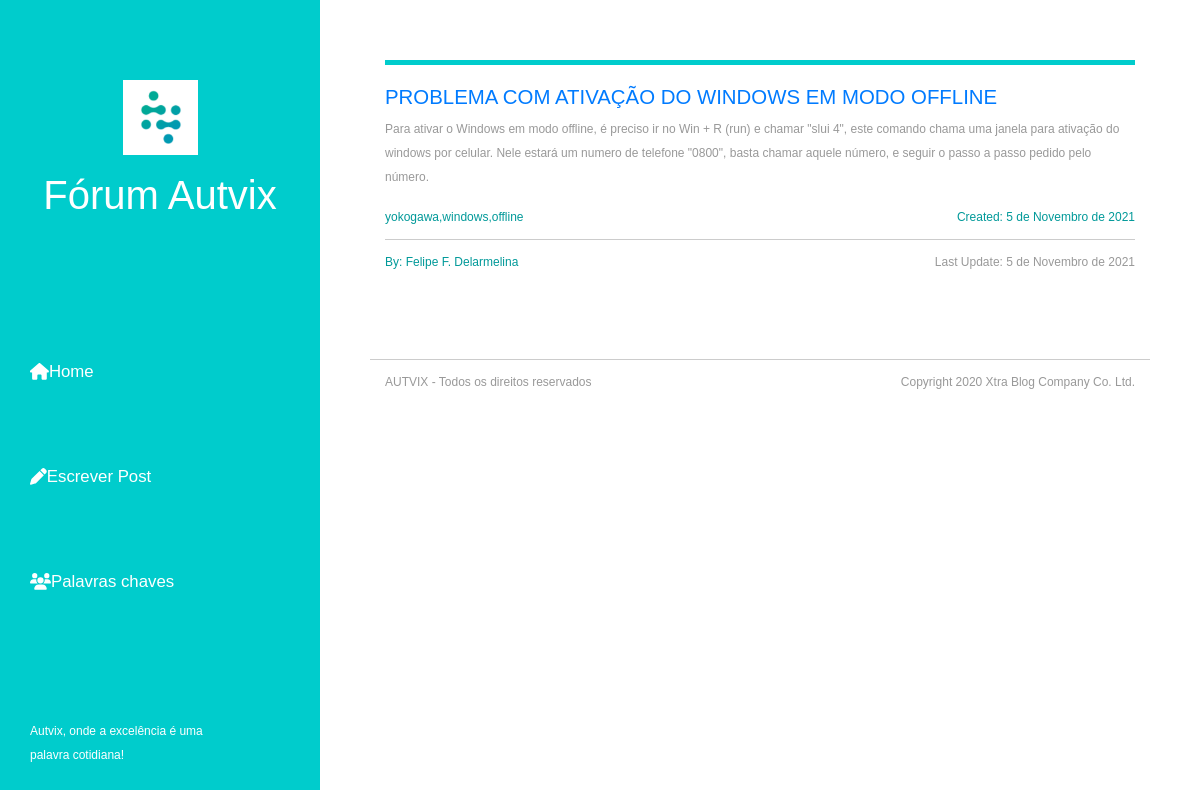
/posts/1, run on the app's committed database.
### Forum/models.py (models this page shows, shortened)
class Post(models.Model):
    title = models.CharField(max_length=255)
    author = models.ForeignKey(User, on_delete=models.PROTECT)
    keyWords = models.CharField(max_length=255)
    whatsapp = models.BooleanField(default=False)
    content = RichTextUploadingField()
    created_at = models.DateField(auto_now_add=True)
    update_at = models.DateField(auto_now=True)

### Forum/views.py (the view)
# urls.py: path('posts/<int:post_id>', views.post),
def post(request, post_id):
    post = Post.objects.get(pk=post_id)
    return render(request, './post.html', {'post': post})

### Forum/templates/post.html
{% extends 'layout.html' %}
{% block navbar %}
    <ul>
        <li class="tm-nav-item"><a href="/" class="tm-nav-link">
            <i class="fas fa-home"></i>
            Home
        </a></li>
        <li class="tm-nav-item"><a href="../newPost/" class="tm-nav-link">
            <i class="fas fa-pen"></i>
            Escrever Post
        </a></li>
        <li class="tm-nav-item"><a href="../keyWords/" class="tm-nav-link">
            <i class="fas fa-users"></i>
            Palavras chaves
        </a></li>
    </ul>
{% endblock %}
{% block content %}
    <div class="row tm-row">
            <article class="col-12 col-md-12 tm-post">
                <hr class="tm-hr-primary">
                <a href="{{ '#' }}" class="effect-lily tm-post-link tm-pt-10">
                    <h2 class="tm-color-pxrimary tm-post-title">{{ post.title }}</h2>
                </a>
                <p>
                    {{ post.content|safe }}
                </p>
                <div class="d-flex justify-content-between">
                    <span class="tm-color-primary">{{post.keyWords}}</span>
                    <span class="tm-color-primary">Created: {{ post.created_at }}</span>
                </div>
                <hr>
                <div class="d-flex justify-content-between">
                    {% if post.author.get_full_name != "" %}
                        <span class="tm-color-primary">By: {{ post.author.get_full_name }}</span>
                    {% else %}
                        <span class="tm-color-primary">By: {{ post.author.get_username }}</span>
                    {% endif %}
                    <span>Last Update: {{ post.update_at }}</span>
                </div>
            </article>
    </div>
{% endblock %}

### Forum/static/Forum/style.css (style rules this page uses)
html { overflow-x: hidden; }
body { margin: 0; padding: 0; font-family: 'Source Sans Pro', sans-serif; font-size: 12px; line-height: 2em; overflow-x: hidden; }
p, span { color: #999; }
hr { border-top-color: #CCC; margin-top: 10px; margin-bottom: 10px; }
.tm-post { max-width: 920px; }
.tm-row { max-width: 920px; justify-content: space-between; }
.tm-nav-item { list-style: none; margin-bottom: 30px; }
.tm-nav-link { color: white; background-color: transparent; height: 75px; width: 100%; max-width: 300px; display: flex; align-items: center; font-size: 1.4em; padding: 30px; }
.tm-nav ul { position: relative; }
ul { margin: 0; padding: 0; }
.tm-post-link { display: block; position: relative; cursor: pointer; }
.tm-post { margin-bottom: 75px; }
.tm-post-title { font-size: 1.7em; transition: all 0.3s ease; }
hr.tm-hr-primary { border-top: 5px solid #0CC; }
.tm-pt-10 { padding-top: 10px; }
.tm-color-primary, span.tm-color-primary { color: #099; }

### data on the page
Post: title "PROBLEMA COM ATIVAÇÃO DO WINDOWS EM MODO OFFLINE", content "Para ativar o Windows em modo offline, é preciso ir no Win + R (run) e chamar \"slui 4\", este comando chama uma janela para ativação do windows por celular. Nele estará um numero de telefone \"0800\", basta chamar aquele número, e seguir o passo a passo pedido pelo número.", keyWords "yokogawa,windows,offline", created_at "5 de Novembro de 2021", author.get_full_name "Felipe F. Delarmelina", update_at "5 de Novembro de 2021"
